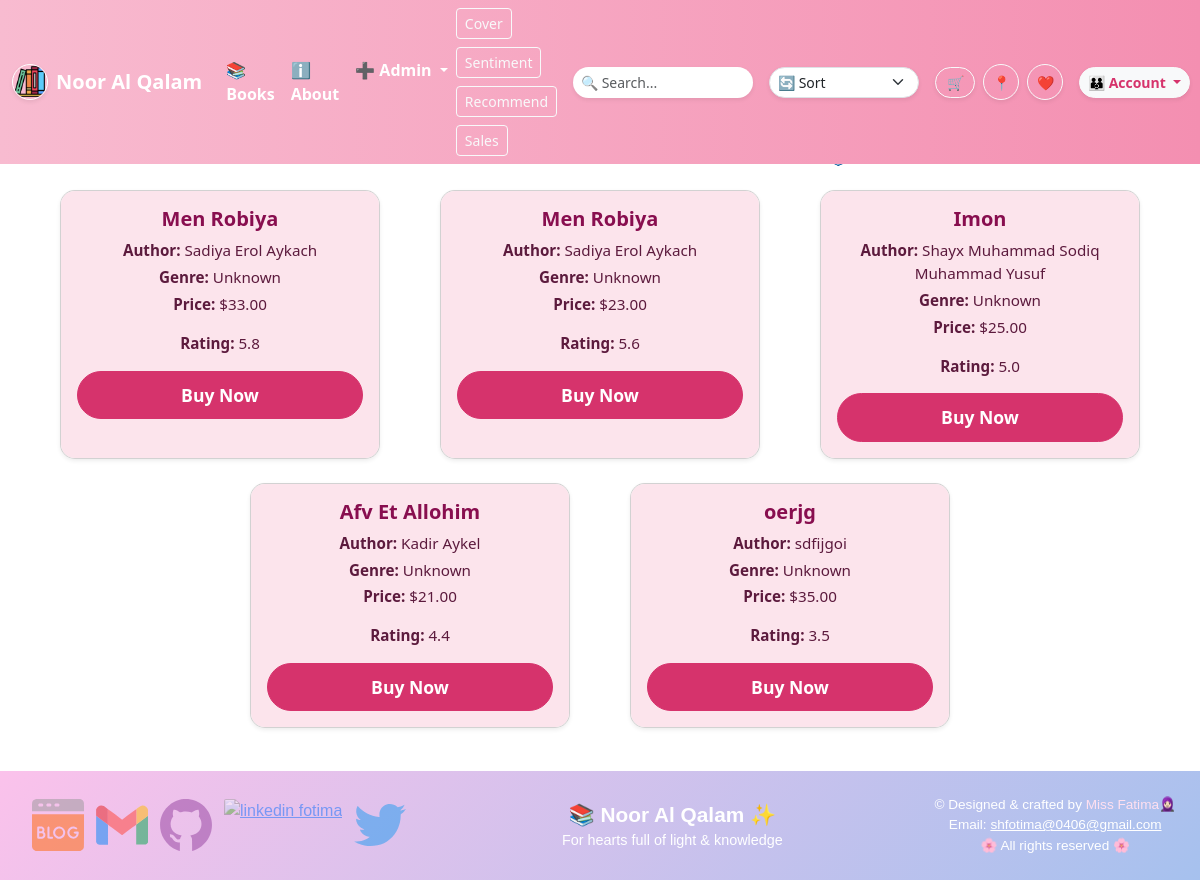
/books/recommend/ (signed in), run on the app's committed database.
### books/models.py (models this page shows, shortened)
class Book(models.Model):
    id = models.UUIDField(primary_key=True, default=uuid.uuid4, editable=False)
    title = models.CharField(max_length=200)
    author = models.CharField(max_length=200)
    price = models.DecimalField(max_digits=6, decimal_places=2)
    isbn = models.CharField(max_length=20, unique=True, null=True, blank=True)
    rating = models.DecimalField(max_digits=2, decimal_places=1, default=0.0)
    cover = models.ImageField(upload_to="covers/", blank=True)
    date_creation = models.DateTimeField(auto_now_add=True)
    publisher = models.ForeignKey(
        get_user_model(),
        on_delete=models.SET_NULL,
        null=True,
    )
    genre = models.CharField(max_length=100, default="Unknown")
    description = models.TextField(default="No description available.", null=True, blank=True)
    pages = models.IntegerField(default=100, null=True, blank=True)
    published_date = models.DateField(null=True, blank=True)
    predicted_sales = models.IntegerField(null=True, blank=True)
    uploaded_at = models.DateTimeField(default=timezone.now)

### books/views.py (the view)
# urls.py: path('recommend/', RecommendationView.as_view(), name='recommend'),
class RecommendationView(LoginRequiredMixin, ListView):
    model = Book
    template_name = 'books/recommend.html'
    context_object_name = 'recommended_books'
    def get_queryset(self):
        user = self.request.user
        try:
            interest = UserInterest.objects.get(user=user)
            genres = [g.strip() for g in interest.preferred_genres.split(',') if g.strip()]
            authors = [a.strip() for a in interest.preferred_authors.split(',') if a.strip()]
            recommended_books = Book.objects.filter(genre__in=genres) | Book.objects.filter(author__in=authors)
            return recommended_books.distinct().order_by('-rating')
        except UserInterest.DoesNotExist:
            return Book.objects.all().order_by('-rating')[:5]

### templates/books/recommend.html (shortened to what this page needs)
{% extends '_base.html' %}
{% block content %}
<div class="container mt-5">
    <h2 class="mb-4 text-center text-pink-600 fw-bold">Recommended Books for You 📚</h2>
    <div class="row justify-content-center gx-4 gy-4">
        {% for book in recommended_books %}
        <div class="col-12 col-sm-6 col-md-4 d-flex justify-content-center">
            <div class="card shadow-sm book-card" style="width: 100%; max-width: 320px; border-radius: 15px; overflow: hidden;">
                <div class="card-body bg-pink-light p-3 text-center">
                    <h5 class="card-title fw-bold" style="color:#880e4f;">{{ book.title }}</h5>
                    <p class="card-text mb-1"><strong>Author:</strong> {{ book.author }}</p>
                    <p class="card-text mb-1"><strong>Genre:</strong> {{ book.genre }}</p>
                    <p class="card-text mb-3"><strong>Price:</strong> ${{ book.price }}</p>
                    <p class="card-text mb-3"><strong>Rating:</strong> {{ book.rating }}</p>
                    <a href="add_to_cart" class="btn btn-pink w-100 fw-semibold">Buy Now</a>
                </div>
            </div>
        </div>
        {% empty %}
        <p class="text-center text-muted fst-italic">No recommended books available.</p>
        {% endfor %}
    </div>
</div>
{% endblock %}

### templates/_base.html (shortened to what this page needs)
{% load static %}
<!DOCTYPE html>
<html lang="en">
<head>
    <link href="https://cdn.jsdelivr.net/npm/bootstrap@5.3.0-alpha1/dist/css/bootstrap.min.css" rel="stylesheet"
>
    <link rel="stylesheet" href="{% static 'css/base.css' %}" />
</head>
<body>
    {% include 'components/navbar.html' %}
    <main class="d-flex flex-grow-1 w-100">
        {% block content %}
        {% endblock content %}
    </main>
    {% include 'components/footer.html' %}
</body>
</html>

### templates/components/navbar.html (shortened to what this page needs)
{% load static %}
<nav class="navbar navbar-expand-lg fixed-top" style="background: linear-gradient(90deg, #f8bbd0, #f48fb1);">
  <div class="container-fluid">
    <a class="navbar-brand d-flex align-items-center me-3" href="{% url 'home' %}">
      <img src="{% static 'images/books-logo.png' %}" alt="Logo" width="36" height="36" class="rounded-circle border border-white shadow-sm me-2" style="object-fit: cover;">
      <span class="fs-5 fw-bold text-white" style="font-family: 'Segoe UI', Tahoma, Geneva, Verdana, sans-serif;">Noor Al Qalam</span>
    </a>
    <div class="collapse navbar-collapse" id="navbarNav">
      <ul class="navbar-nav me-auto mb-2 mb-lg-0">
        <li class="nav-item">
          <a class="nav-link text-white fw-semibold" href="{% url 'book_list' %}">📚 Books</a>
        </li>
        <li class="nav-item">
          <a class="nav-link text-white fw-semibold" href="{% url 'about' %}">ℹ️ About</a>
        </li>
        {% if user.is_authenticated %}
        <li class="nav-item dropdown">
          <a class="nav-link dropdown-toggle text-white fw-semibold" href="#" role="button" data-bs-toggle="dropdown" aria-expanded="false">
            ➕ Admin
          </a>
        </li>
        {% endif %}
      </ul>
      <div class="d-flex align-items-center gap-2 me-3 flex-wrap">
        <a class="btn btn-outline-light btn-sm" href="{% url 'cover_recognition' %}">Cover</a>
        <a class="btn btn-outline-light btn-sm" href="{% url 'sentiment_analysis' %}">Sentiment</a>
        <a class="btn btn-outline-light btn-sm" href="{% url 'recommend' %}">Recommend</a>
        <a class="btn btn-outline-light btn-sm" href="{% url 'sales_prediction' %}">Sales</a>
      </div>
      <form class="d-flex me-3" action="{% url 'search_results' %}" method="get" style="min-width:180px;">
        <input class="form-control form-control-sm rounded-pill border-0 shadow-sm" type="search" minlength="1" name="q"
          placeholder="🔍 Search..." aria-label="Search" required>
      </form>
      <form method="get" action="{% url 'book_list' %}" class="me-3" style="min-width:150px;">
        <select class="form-select form-select-sm rounded-pill shadow-sm" name="sort" onchange="this.form.submit()" aria-label="Sort Books">
          <option value="" disabled selected>🔄 Sort</option>
        </select>
      </form>
      <ul class="navbar-nav d-flex align-items-center me-3 gap-2">
        <li class="nav-item">
          <a class="btn btn-outline-light btn-sm rounded-pill shadow-sm" href="{% url 'cart_page' %}" title="Cart" style="min-width: 40px;">
            🛒
          </a>
        </li>
        <li class="nav-item">
          <a href="https://yandex.uz/maps/org/240253766297/" target="_blank"
            class="btn btn-outline-light btn-sm rounded-pill shadow-sm" title="Location" style="width: 36px; height: 36px; display:flex; justify-content:center; align-items:center;">
            📍
          </a>
        </li>
        <li class="nav-item">
          <a href="{% url 'favorite_list' %}" class="btn btn-outline-light btn-sm rounded-pill shadow-sm" title="Favorites" style="width: 36px; height: 36px; display:flex; justify-content:center; align-items:center;">
            ❤️
          </a>
        </li>
      </ul>
      <div class="btn-group">
        <button type="button" class="btn btn-light btn-sm rounded-pill dropdown-toggle shadow-sm fw-semibold" data-bs-toggle="dropdown" aria-expanded="false" style="color:#d6336c;">
          👪 Account
        </button>
      </div>
    </div>
  </div>
</nav>

### templates/components/messages.html (shortened to what this page needs)
{% load i18n %}

### templates/components/footer.html
<footer class="w-100 d-flex flex-column flex-md-row justify-content-between align-items-center px-4 py-4" style="background: linear-gradient(135deg, #fbc2eb 0%, #a6c1ee 100%); font-family: 'Poppins', sans-serif;">
    <div class="mb-3 mb-md-0">
        {% include './list-rss.html' %}
    </div>
    <div class="text-center mb-3 mb-md-0">
        <p class="m-0 fw-bold text-white" style="font-size: 1.3rem;">📚 Noor Al Qalam ✨</p>
        <p class="m-0 text-white" style="font-size: 0.9rem;">For hearts full of light & knowledge</p>
    </div>
    <div class="text-white text-center" style="font-size: 0.85rem;">
        <p class="m-0">© Designed & crafted by <span style="color: #ffe0f0;">Miss Fatima</span>🧕🏻</p>
        <p class="m-0">Email: <a href="mailto:fshavkatova04@gmail.com" class="text-white text-decoration-underline">shfotima@0406@gmail.com</a></p>
        <p class="m-0">🌸 All rights reserved 🌸</p>
    </div>
</footer>

### templates/components/list-rss.html
{% load static %}
<ul class="m-0 p-0 w-100 d-flex">
    <li class="ms-1 list-group-item link-hover" title="Blog and portfolio fotima">
        <a href="https://www.youtube.com/@Fotima_04_bintu_Rohmanqul/featured" target="_blank">
            <img class="img-fluid img-thumbnail" width="60" src="{% static 'images/RSS/blog.svg' %}"
                alt="Blog and portfolio fotima" />
        </a>
    </li>
    <li class="ms-1 list-group-item link-hover" title="email fshavkatova04@gmai.com">
        <a href="mailto:fshavkatova04@gmail.com" target="_blank">
            <img class="img-fluid img-thumbnail" width="60" src="{% static 'images/RSS/email.svg' %}"
                alt="email fshavkatova04@gmail.com" />
        </a>
    </li>
    <li class="ms-1 list-group-item link-hover" title="github fotima">
        <a href="https://github.com/04fotima" target="_blank">
            <img class="img-fluid img-thumbnail" width="60" src="{% static 'images/RSS/github.svg' %}"
                alt="github fotima" />
        </a>
    </li>
    <li class="ms-1 list-group-item link-hover" title="linkedin fotima">
        <a href="https://www.linkedin.com/in/fotima-shavkatova-6b6b1733a/" target="_blank">
            <img class="img-fluid img-thumbnail" width="60" src="{% static 'images/RSS/linkedin.svg' %}"
                alt="linkedin fotima" />
        </a>
    </li>
    <li class="ms-1 list-group-item link-hover" title="twitter fotima">
        <a href="https://twitter.com" target="_blank">
            <img class="img-fluid img-thumbnail" width="60" src="{% static 'images/RSS/twitter.svg' %}"
                alt="twitter fotima" />
        </a>
    </li>
</ul>

### static/css/base.css (style rules this page uses)
body { min-height: 100vh; margin-top: 5em; display: flex; flex-direction: column; }
.link-hover { opacity: 0.5; transition: .25s ease; }
.link-hover img { border: none; background-color: transparent; }

### templates/components/navbar.html (style rules this page uses)
.navbar { transition: background-color 0.3s ease; }
.btn-pink { background-color: #d6336c; color: white; border-radius: 12px; transition: background-color 0.3s ease; }
.btn-outline-light { transition: background-color 0.3s ease, color 0.3s ease; }

### templates/books/recommend.html (style rules this page uses)
.text-pink-600 { color: #d6336c !important; }
.bg-pink-light { background-color: #fce4ec !important; }
.btn-pink { background-color: #d6336c; border-color: #d6336c; border-radius: 50px; padding: 10px 0; font-size: 1.1rem; transition: background-color 0.3s ease, transform 0.2s ease; }
.book-card { transition: transform 0.3s ease, box-shadow 0.3s ease; cursor: pointer; background: white; box-shadow: 0 8px 24px rgba(214, 51, 108, 0.15); }
.card-title { font-family: 'Segoe UI', Tahoma, Geneva, Verdana, sans-serif; }
.card-text { color: #5c1a3d; font-size: 0.95rem; }

### data on the page
Book: title "Men Robiya", author "Sadiya Erol Aykach", genre "Unknown", price "33.00", rating "5.8"
Book: title "Men Robiya", author "Sadiya Erol Aykach", genre "Unknown", price "23.00", rating "5.6"
Book: title "Imon", author "Shayx Muhammad Sodiq Muhammad Yusuf", genre "Unknown", price "25.00", rating "5.0"
Book: title "Afv Et Allohim", author "Kadir Aykel", genre "Unknown", price "21.00", rating "4.4"
Book: title "oerjg", author "sdfijgoi", genre "Unknown", price "35.00", rating "3.5"
